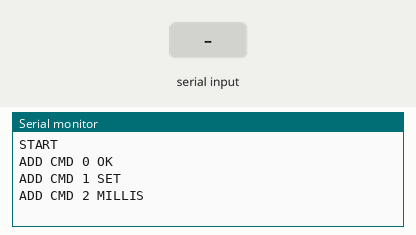
Bench run of a sketch on a simulated Arduino Uno, built with avr-gcc and run on an emulated ATmega328P. Parts: the last lines printed to the serial monitor. Inputs (shaded band) come from the test bench.

Above: at 1.2 s.
1.3 s: "1\n" received over Serial
At 1.6 s:
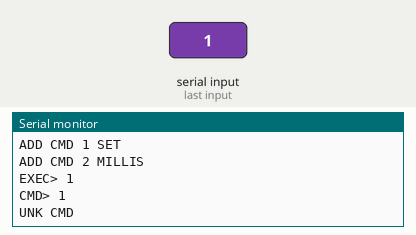
2.8 s: "0\n" received over Serial
At 4.0 s:
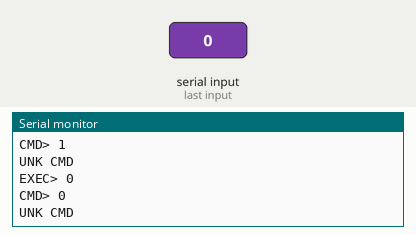

Measured:
- after the input at 1.3 s, the serial monitor: prints a new line at once (image 1)
- after the input at 2.8 s, the serial monitor: prints a new line at once (image 2)

The sketch:

MySerialInterfaceV6.ino
```cpp
// MySerialInterface v6
// A command line library as a self-contained extensible object.
// By David McDonald 27/05/2022

#define CHAR_SPACE " "

#include "MyCli.h"

char CLI_DELIM_SPACE[] = CHAR_SPACE;
char CLI_DELIM_EOL[] = "\r\n";
char CLI_DELIM_SPACE_EOL[] = " \r\n";

// ======================================================
// Main program
// ======================================================

#define LEDPIN LED_BUILTIN

bool ledValue = false;
const char ledValOn[] = "ON";
const char ledValOff[] = "OFF";


void cliOK(char *cmd, char* buffer) {
  Serial.println("I am OK");
}

void cliSetLed(char *cmd, char* buffer) {
  char* cliPart = strtok(buffer, CLI_DELIM_SPACE_EOL);
  strupr(cliPart); // Make uppercase, don't care about case sensitivity
  Serial.print("LED part "); Serial.println(cliPart);

  if (!strcmp(cliPart, ledValOn)) {
    setLed(true);
  } else if (!strcmp(cliPart, ledValOff)) {
    setLed(false);
  } else {
    Serial.println("UNK LED CMD");
  }
}

void cliMillis(char *cmd, char* buffer) {
  Serial.println(millis());
}

void setLed(bool a) {
  ledValue = a;
  digitalWrite(LEDPIN, a);
  Serial.print("LED ");
  if (ledValue) {
    Serial.println(ledValOn);
  } else {
    Serial.println(ledValOff);
  }
}

// =====================================
// MAIN
// =====================================

MyCli cli;

void setup() {
  // put your setup code here, to run once:
  Serial.begin(9600);
  Serial.println("START");

  // Setup the CLI
  cli = MyCli();

  cli.addCmd("ok", &cliOK);
  cli.addCmd("set", &cliSetLed);
  cli.addCmd("millis", &cliMillis);
}

void loop() {
  // put your main code here, to run repeatedly:
  cli.think();
}
```

MyCli.h
```cpp
#define CLI_CMD_NUM_MAX 6 // Max size of command list
#define CLI_BUFFER_SIZE 32 // Max length of the serial command buffer

#define CLI_MODE_WAITING_START 0
#define CLI_MODE_READING 1
#define CLI_MODE_WAITING_EOL 2


class MyCli {
  public:
    MyCli();
    void reset();
    void think();
    void execLine();
    void printHelp();
    void addCmd(char *cmd, void (*callback)(char*, char*));
    byte cliMode;
  private:
    char buffer[CLI_BUFFER_SIZE];
    byte bufferIdx;
    void bufferReset();

    //MyCliCmd* cmdList[CLI_CMD_NUM_MAX];
    byte cmdListIdx;
    char* cmdListCmd[CLI_CMD_NUM_MAX];
    void (*cmdListCallback[CLI_CMD_NUM_MAX])(char*, char*);
};

MyCli::MyCli() {
  cliMode = CLI_MODE_WAITING_START;
  memset(buffer, 0, CLI_BUFFER_SIZE);

  cmdListIdx = 0;
  memset(cmdListCmd, 0, sizeof(cmdListCmd));
  memset(cmdListCallback, 0, sizeof(cmdListCallback));

  bufferReset();
}

void MyCli::printHelp() {
  Serial.println(F("--- HELP ---"));
  for (byte iCmd=0; iCmd < cmdListIdx; iCmd++) {
    Serial.println(this->cmdListCmd[iCmd]);
  }
}

// DOESN'T WORK
// Because this '_cmd' reference dies with this function call, the object is garbage collected,
// even through we're storing a reference to it.
// Then, when we run this to make another CMD object, the new one takes the same place in
// memory as the old one. The end result is a big list of the same objects, a list of CMD
// pointers, all pointing to the same place in memory.
// Yes, I could get around this by using 'malloc' to forcefully allocate the space in memory,
// but I don't want to open that pandora's box, and risk a memory leak.
// E.g.
// [0] 0x08CA MILLIS
// [1] 0x08CA MILLIS
// [2] 0x08CA MILLIS
/*
void MyCli::addCmd(char *cmd, void (*callback)(char*, MyCliBuffer&)) {
  MyCliCmd* _cmd = (MyCliCmd*)malloc(sizeof(MyCliCmd));
  _cmd = &MyCliCmd(cmd, callback);
  this->addCmd(_cmd);
}
*/


void MyCli::addCmd(char* cmd, void (*_callback)(char*, char*)) {
  // Don't add a CMD if the list is full
  if (cmdListIdx >= CLI_CMD_NUM_MAX) {
    Serial.println("ERR CMD LIST FULL");
    return;
  }

  // Make commands upper case, to ignore case sensitivity
  strupr(cmd);

  Serial.print("ADD CMD "); Serial.print(cmdListIdx); Serial.print(CHAR_SPACE); Serial.println(cmd);
  cmdListCmd[cmdListIdx] = cmd;
  cmdListCallback[cmdListIdx] = _callback;
  cmdListIdx++;
}

void MyCli::think() {
  while (Serial.available()) {
    char c = Serial.read();
    //Serial.print(bufferIdx); Serial.print(' '); Serial.println(c);

    // CLI is waiting for an actual character, not a space, newline, or carriage-return
    // On the ASCII chart, printable characters start at number 32
    // https://www.ascii-code.com/
    if (cliMode == CLI_MODE_WAITING_START) {
      if (c >= 32 && c != ' ') {
        cliMode = CLI_MODE_READING; // Start reading
        //Serial.println("SREAD");
      }
    }

    // CLI is waiting for the end of line. Previous line was probably bad.
    if (cliMode == CLI_MODE_WAITING_EOL) {
      if (c == '\n' || c == '\r') {
        cliMode = CLI_MODE_WAITING_START;
        return;
      }
    }

    // CLI is reading
    if (cliMode == CLI_MODE_READING) {
      if (c == '\n' || c == '\r') {
        // Is an end of line. Execute the line.
        //Serial.println("EOL");
        this->execLine();
        return;
      }

      // Add the character to the buffer
      if (bufferIdx < CLI_BUFFER_SIZE) {
        //Serial.println("ADD C");
        buffer[bufferIdx] = c;
        bufferIdx++;

        // If the buffer is full
        if (bufferIdx >= CLI_BUFFER_SIZE-1) {
          // Overflow
          cliMode = CLI_MODE_WAITING_EOL;
          return;
        }
      }
    }
  }
}

// Execute the CLI command
void MyCli::execLine() {
  Serial.print("EXEC> "); Serial.println(buffer);

  if (bufferIdx == 0) {
    // Line buffer is empty, nothing to do here
    Serial.println("EMPTY");
    return;
  }

  // Get the first part, ready to the first space character
  char delim[] = " \r\n";
  char* cliPartPtr;
  char* cliPart = strtok_r(buffer, delim, &cliPartPtr);
  strupr(cliPart); // Make uppercase, so command is not case sensitive. "set" and "SeT" is the same as "SET".
  Serial.print("CMD> "); Serial.println(cliPart);

  // Loop through commands, looking for one with a matching command.
  // Once found, run it
  bool ranCmd = false;
  if (!strcmp("HELP", cliPart)) {
    this->printHelp();
    ranCmd = true;
  }

  if (!ranCmd) {
    for (byte iCmd=0; iCmd < cmdListIdx; iCmd++) {
      //Serial.print("T ");Serial.print(iCmd); Serial.println(cmdListCmd[iCmd]);
      if (!strcmp(cmdListCmd[iCmd], cliPart)) {
        // Found a match. Run it.
        //Serial.print("Running cmd: "); Serial.println(cliPart);
        cmdListCallback[iCmd](cliPart, cliPartPtr);
        ranCmd = true;
      }
    }
  }

  if (!ranCmd) {
    Serial.println("UNK CMD");
  }

  // Cleanup to get ready for the next line
  this->reset();
}

void MyCli::reset() {
  cliMode = CLI_MODE_WAITING_START;
  bufferReset();
}

void MyCli::bufferReset() {
  bufferIdx = 0;
  memset(buffer, 0, CLI_BUFFER_SIZE);
}
```
